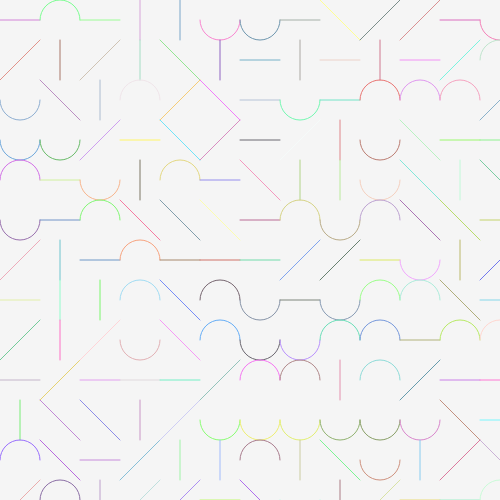
Frame 1 (no input)
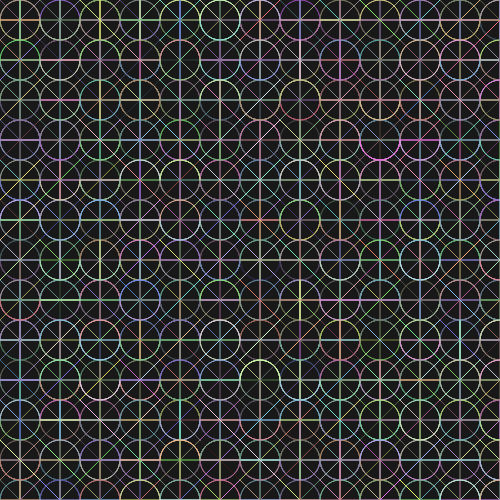
Frame 60 (no input)
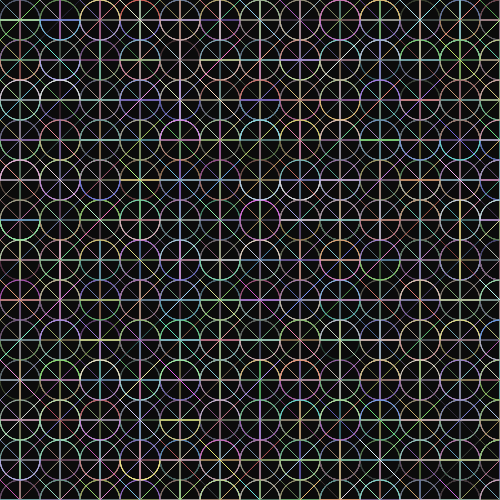
Frame 120 (the mouse pressed at the canvas centre since frame 60)

The p5.js sketch that drew these frames (run headless with seeded random() and noise() and a simulated clock; from frame 60 on, the mouse is pressed at the canvas centre):

// p5.js sketch
// ── sketch.js
function setup() {
    createCanvas(500, 500);
    frameRate(20);
    noFill();
    strokeWeight(1);
  }
  
  function draw() {
    background(0, 0, 0, 10);
    
    let cellSize = 40;
    for (let x = 0; x < width; x += cellSize) {
      for (let y = 0; y < height; y += cellSize) {
        stroke(random(100, 255), random(100, 255), random(100, 255));
        let r = int(random(6));
        
        if (r === 0) {
          line(x, y, x + cellSize, y + cellSize);
        } else if (r === 1) {
          line(x + cellSize, y, x, y + cellSize);
        } else if (r === 2) {
          line(x, y + cellSize / 2, x + cellSize, y + cellSize / 2);
        } else if (r === 3) {
          line(x + cellSize / 2, y, x + cellSize / 2, y + cellSize);
        } else if (r === 4) {
          arc(x + cellSize / 2, y + cellSize / 2, cellSize, cellSize, 0, PI);
        } else {
          arc(x + cellSize / 2, y + cellSize / 2, cellSize, cellSize, PI, TWO_PI);
        }
      }
    }
  }
